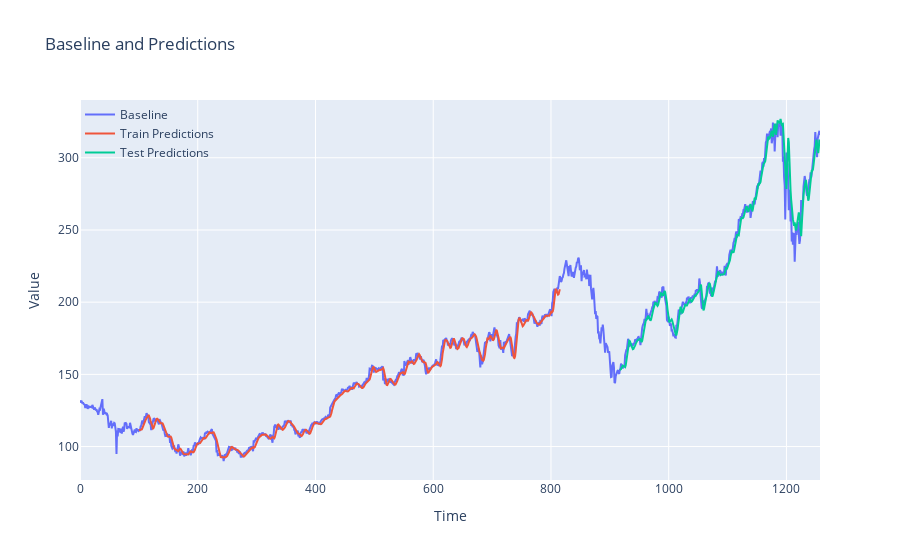

Notebook cell for this chart:
### Code cell
import numpy as np
import plotly.graph_objects as go

# Assuming df1, train_predict, and test_predict are numpy arrays
look_back = 100

# Prepare data for plotting
trainPredictPlot = np.empty_like(df1)
trainPredictPlot[:, :] = np.nan
trainPredictPlot[look_back:len(train_predict)+look_back, :] = train_predict

testPredictPlot = np.empty_like(df1)
testPredictPlot[:, :] = np.nan
testPredictPlot[len(train_predict)+(look_back*2)+1:len(df1)-1, :] = test_predict

# Create a Plotly figure
fig = go.Figure()

# Add the baseline (original data)
fig.add_trace(go.Scatter(
    y=scaler.inverse_transform(df1).flatten(),
    mode='lines',
    name='Baseline'
))

# Add train predictions
fig.add_trace(go.Scatter(
    y=trainPredictPlot.flatten(),
    mode='lines',
    name='Train Predictions'
))

# Add test predictions
fig.add_trace(go.Scatter(
    y=testPredictPlot.flatten(),
    mode='lines',
    name='Test Predictions'
))

# Customize the layout
fig.update_layout(
    title="Baseline and Predictions",
    xaxis_title="Time",
    yaxis_title="Value",
    legend=dict(x=0, y=1, bgcolor='rgba(255,255,255,0)', bordercolor='rgba(0,0,0,0)'),
    template="plotly"
)

# Show the plot
fig.show()

### Figure 1 — Plotly figure (JSON) as saved in the notebook; plotly's stock layout.template omitted (floating-point values rounded to 4 significant figures; data arrays with more than 128 entries replaced by an {"elided": "..."} marker saying what was removed)
{"data": [{"mode": "lines", "name": "Baseline", "type": "scatter", "y": {"elided": "1258 float values"}}, {"mode": "lines", "name": "Train Predictions", "type": "scatter", "y": {"elided": "1258 float values"}}, {"mode": "lines", "name": "Test Predictions", "type": "scatter", "y": {"elided": "1258 float values"}}], "layout": {"legend": {"bgcolor": "rgba(255,255,255,0)", "bordercolor": "rgba(0,0,0,0)", "x": 0, "y": 1}, "title": {"text": "Baseline and Predictions"}, "xaxis": {"title": {"text": "Time"}}, "yaxis": {"title": {"text": "Value"}}}}
